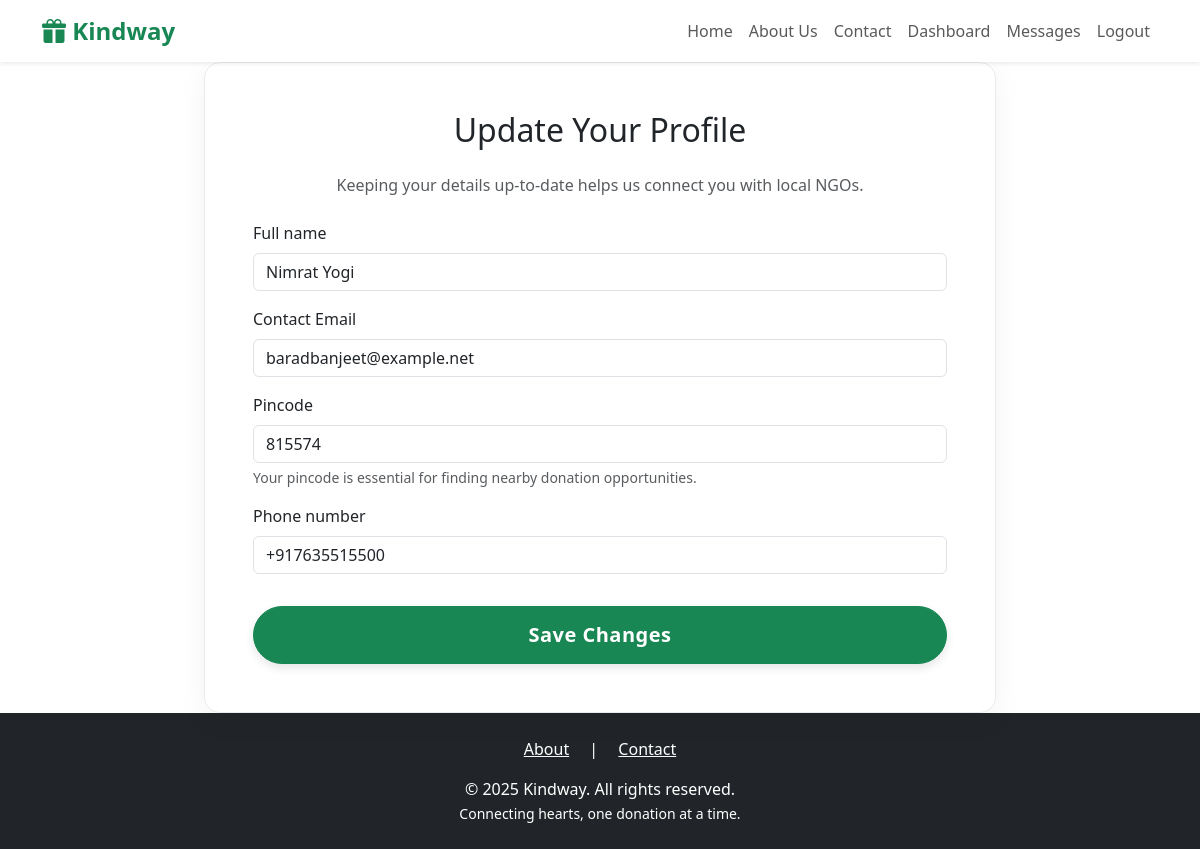
/users/profile/donor/edit/ (signed in), run on the app's committed database.
### users/models.py (models this page shows, shortened)
class DonorProfile(models.Model):
    user = models.OneToOneField(settings.AUTH_USER_MODEL, on_delete=models.CASCADE, primary_key=True)
    full_name = models.CharField(max_length=255)
    phone_number = models.CharField(max_length=15, blank=True)
    pincode = models.CharField(max_length=10, blank=True, null=True)
    latitude = models.FloatField(null=True, blank=True)
    longitude = models.FloatField(null=True, blank=True)

class CustomUser(AbstractUser):
    USER_TYPE_CHOICES = (
      ('DONOR', 'Donor'),
      ('NGO', 'NGO'),
    )
    user_type = models.CharField(max_length=10, choices=USER_TYPE_CHOICES)

### users/views.py (the view)
# urls.py: path('profile/donor/edit/', views.edit_donor_profile, name='edit_donor_profile'),
@login_required
def edit_donor_profile(request):
    if request.user.user_type != 'DONOR':
        messages.error(request, "You do not have permission to view this page.")
        return redirect('dashboard')
    try:
        donor_profile = request.user.donorprofile
    except DonorProfile.DoesNotExist:
        donor_profile = DonorProfile.objects.create(user=request.user)
    if request.method == 'POST':
        form = DonorProfileUpdateForm(request.POST, instance=donor_profile)
        if form.is_valid():
            form.save()
            user = request.user
            user.email = form.cleaned_data['email']
            user.save(update_fields=['email'])
            messages.success(request, "Your profile has been updated successfully!")
            return redirect('dashboard')
    else:
        form = DonorProfileUpdateForm(instance=donor_profile, initial={'email': request.user.email})
    return render(request, 'users/edit_donor_profile.html', {'form': form})

### users/forms.py
class DonorProfileUpdateForm(forms.ModelForm):
    email = forms.EmailField(required=True)
    class Meta:
        model = DonorProfile
        fields = ['full_name', 'pincode', 'phone_number']

### templates/users/edit_donor_profile.html (shortened to what this page needs)
{% extends 'base.html' %}
{% load widget_tweaks %}
{% block content %}
<div class="row justify-content-center">
    <div class="col-lg-8">
        <div class="card content-card p-4 p-md-5">
            <h2 class="text-center mb-4">Update Your Profile</h2>
            <p class="text-center text-muted mb-4">Keeping your details up-to-date helps us connect you with local NGOs.</p>
            <form method="POST" novalidate>
                <div class="mb-3">
                    <label class="form-label">{{ form.full_name.label }}</label>
                    {% render_field form.full_name class="form-control" %}
                </div>
                <div class="mb-3">
                    <label class="form-label">Contact Email</label>
                    {% render_field form.email class="form-control" %}
                </div>
                <div class="mb-3">
                    <label class="form-label">{{ form.pincode.label }}</label>
                    {% render_field form.pincode class="form-control" %}
                    <div class="form-text">Your pincode is essential for finding nearby donation opportunities.</div>
                </div>
                <div class="mb-3">
                    <label class="form-label">{{ form.phone_number.label }}</label>
                    {% render_field form.phone_number class="form-control" %}
                </div>
                <button type="submit" class="btn btn-primary w-100 btn-lg mt-3">Save Changes</button>
            </form>
        </div>
    </div>
</div>
{% endblock %}

### templates/base.html (style rules this page uses)
:root { --primary-green: #198754; --dark-green: #146c43; --accent-orange: #fd7e14; --light-bg: #f8f9fa; --white: #FFFFFF; --dark-text: #212529; --secondary-text: #6c757d; --font-sans: 'system-ui', -apple-system, 'Segoe UI', 'Roboto', 'Helvetica Neue', Arial, sans-serif; }
body { background-color: var(--white); display: flex; flex-direction: column; min-height: 100vh; font-family: var(--font-sans); }
.content-card { background-color: var(--white); border-radius: 16px; border: 1px solid #e9ecef; box-shadow: 0 8px 30px rgba(0,0,0,0.05); transition: all 0.3s ease; }
.btn { border-radius: 50px; font-weight: 600; padding: 0.8rem 1.75rem; transition: all 0.3s ease; letter-spacing: 0.5px; box-shadow: 0 4px 10px rgba(0,0,0,0.1); }
.btn-primary { background-color: var(--primary-green); border-color: var(--primary-green); }

### data on the page
DonorProfile: full_name "Nimrat Yogi", pincode "815574", phone_number "+917635515500"
CustomUser: email "baradbanjeet@example.net"
